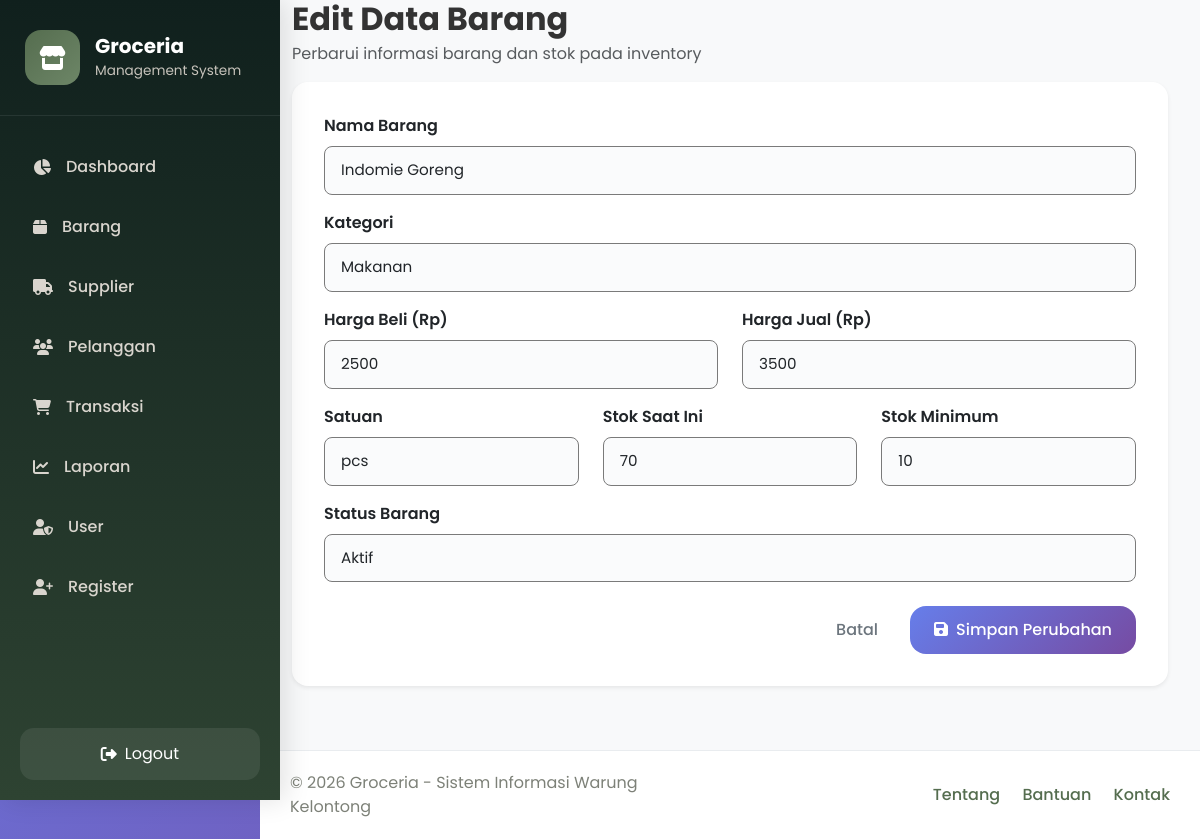
Screenshot of /barang/edit_barang.php?id=1 (signed in) with the database file from the repository.
### tables this page shows
CREATE TABLE `stok` (
  `id_stok` int(11) NOT NULL,
  `id_barang` int(11) DEFAULT NULL,
  `jumlah_stok` int(11) DEFAULT NULL,
  `stok_minimum` int(11) DEFAULT NULL,
  `terakhir_diupdate` datetime DEFAULT NULL
);

CREATE TABLE `barang` (
  `id_barang` int(11) NOT NULL,
  `nama_barang` varchar(100) DEFAULT NULL,
  `kategori` varchar(50) DEFAULT NULL,
  `harga_beli` int(11) DEFAULT NULL,
  `harga_jual` int(11) DEFAULT NULL,
  `satuan` varchar(20) DEFAULT NULL,
  `tanggal_ditambahkan` date DEFAULT NULL,
  `status_barang` enum('aktif','nonaktif') DEFAULT NULL
);

### barang/edit_barang.php (the view, shortened to what this page needs)
<?php
require_once '../config/koneksi.php';
$id_barang = $_GET['id'] ?? '';
$sql = "
    SELECT b.*, st.jumlah_stok, st.stok_minimum
    FROM barang b
    LEFT JOIN stok st ON b.id_barang = st.id_barang
    WHERE b.id_barang = ?
";
$stmt = $conn->prepare($sql);
$stmt->bind_param("s", $id_barang);
$stmt->execute();
$result = $stmt->get_result();
$data = $result->fetch_assoc();
?>
<!DOCTYPE html>
<html lang="id">
<head>
    <link href="https://cdn.jsdelivr.net/npm/bootstrap@5.3.3/dist/css/bootstrap.min.css" rel="stylesheet">
    <link href="https://cdnjs.cloudflare.com/ajax/libs/font-awesome/6.5.1/css/all.min.css" rel="stylesheet">
    <link href="../assets/css/style.css" rel="stylesheet">
</head>
<body>
    <div class="wrapper d-flex max-vh-100">
        <div>
            <?php include '../templates/sidebar.php'; ?>
        </div>
        <div class="main-content">
            <div class="content-body">
                <div class="mb-4">
                    <h2 class="fw-bold mb-1">Edit Data Barang</h2>
                    <p class="text-muted mb-3">Perbarui informasi barang dan stok pada inventory</p>
                    <div class="card border-0 rounded-4 shadow-sm">
                        <div class="card-body p-4.5">
                            <form action="proses_edit_barang.php" method="POST">
                                <div class="mb-3">
                                    <label class="form-label fw-semibold">Nama Barang</label>
                                    <input
                                        type="text"
                                        name="nama_barang"
                                        class="form-control"
                                        style="border: 1px solid #7a7a7a; border-radius: 8px;"
                                        value="<?= htmlspecialchars($data['nama_barang']); ?>"
                                        required>
                                </div>
                                <div class="mb-3">
                                    <label class="form-label fw-semibold">Kategori</label>
                                    <select name="kategori" class="form-select" style="border: 1px solid #7a7a7a; border-radius: 8px;" required>
                                        <option value="Makanan" <?= ($data['kategori'] == 'Makanan') ? 'selected' : ''; ?>>Makanan</option>
                                    </select>
                                </div>
                                <div class="row mb-3">
                                    <div class="col-md-6 mb-3 mb-md-0">
                                        <label class="form-label fw-semibold">Harga Beli (Rp)</label>
                                        <input
                                            type="number"
                                            name="harga_beli"
                                            class="form-control"
                                            style="border: 1px solid #7a7a7a; border-radius: 8px;"
                                            min="0"
                                            value="<?= $data['harga_beli']; ?>"
                                            required>
                                    </div>
                                    <div class="col-md-6">
                                        <label class="form-label fw-semibold">Harga Jual (Rp)</label>
                                        <input
                                            type="number"
                                            name="harga_jual"
                                            class="form-control"
                                            style="border: 1px solid #7a7a7a; border-radius: 8px;"
                                            min="0"
                                            value="<?= $data['harga_jual']; ?>"
                                            required>
                                    </div>
                                </div>
                                <div class="row mb-3">
                                    <div class="col-md-4 mb-3 mb-md-0">
                                        <label class="form-label fw-semibold">Satuan</label>
                                        <input
                                            type="text"
                                            name="satuan"
                                            placeholder="Contoh: pcs, renteng, kg"
                                            class="form-control"
                                            style="border: 1px solid #7a7a7a; border-radius: 8px;"
                                            value="<?= htmlspecialchars($data['satuan']); ?>"
                                            required>
                                    </div>
                                    <div class="col-md-4 mb-3 mb-md-0">
                                        <label class="form-label fw-semibold">Stok Saat Ini</label>
                                        <input
                                            type="number"
                                            name="jumlah_stok"
                                            class="form-control"
                                            style="border: 1px solid #7a7a7a; border-radius: 8px;"
                                            value="<?= $data['jumlah_stok'] ?? 0; ?>"
                                            min="0"
                                            required>
                                    </div>
                                    <div class="col-md-4">
                                        <label class="form-label fw-semibold">Stok Minimum</label>
                                        <input
                                            type="number"
                                            name="stok_minimum"
                                            class="form-control"
                                            style="border: 1px solid #7a7a7a; border-radius: 8px;"
                                            value="<?= $data['stok_minimum'] ?? 5; ?>"
                                            min="0"
                                            required>
                                    </div>
                                </div>
                                <div class="mb-4">
                                    <label class="form-label fw-semibold">Status Barang</label>
                                    <select name="status_barang" class="form-select" style="border: 1px solid #7a7a7a; border-radius: 8px;">
                                        <option value="aktif" <?= ($data['status_barang'] == 'aktif') ? 'selected' : ''; ?>>Aktif</option>
                                    </select>
                                </div>
                                <div class="d-flex justify-content-end gap-2 mt-4">
                                    <a href="index.php" class="btn btn-outline-secondary rounded-4 px-4">
                                        Batal
                                    </a>
                                    <button type="submit" class="btn btn-primary rounded-4 px-4">
                                        <i class="fa-solid fa-floppy-disk me-2"></i>Simpan Perubahan
                                    </button>
                                </div>
                            </form>
                        </div>
                    </div>
                </div>
            </div>
            <?php include '../templates/footer.php'; ?>
        </div>
    </div>
</body>
</html>

### assets/css/style.css (style rules this page uses)
* { margin: 0; padding: 0; box-sizing: border-box; }
body { font-family: 'Poppins', sans-serif; background: linear-gradient(135deg, #667eea 0%, #764ba2 100%); min-height: 100vh; color: #333; }
.wrapper { display: flex; min-height: 100vh; }
.main-content { flex: 1; margin-left: 260px; transition: all 0.3s ease; min-height: 100vh; background: #f8f9fa; }
.content-body { padding: 0 2rem 2rem; }
.card { background: white; border: none; border-radius: 16px; box-shadow: 0 4px 20px rgba(0,0,0,0.08); overflow: hidden; transition: all 0.3s ease; margin-bottom: 2rem; }
.card-body { padding: 2rem; }
.btn { border-radius: 10px; font-weight: 500; padding: 0.75rem 1.5rem; transition: all 0.3s ease; border: none; text-transform: none; }
.btn-primary { background: linear-gradient(135deg, #667eea 0%, #764ba2 100%); border: none; }
.btn-outline-secondary { border-color: #dee2e6; color: #6c757d; }
.form-control, .form-select { border-radius: 10px; border: 2px solid #e9ecef; padding: 0.75rem 1rem; font-size: 0.95rem; transition: all 0.3s ease; background: #fafbfc; }
.card { animation: fadeInUp 0.6s ease forwards; }

### rows the page displays
stok: nama_barang "Indomie Goreng", harga_beli "2500", harga_jual "3500", satuan "pcs", jumlah_stok "70", stok_minimum "10"
barang: kategori "Makanan", status_barang "Aktif"
